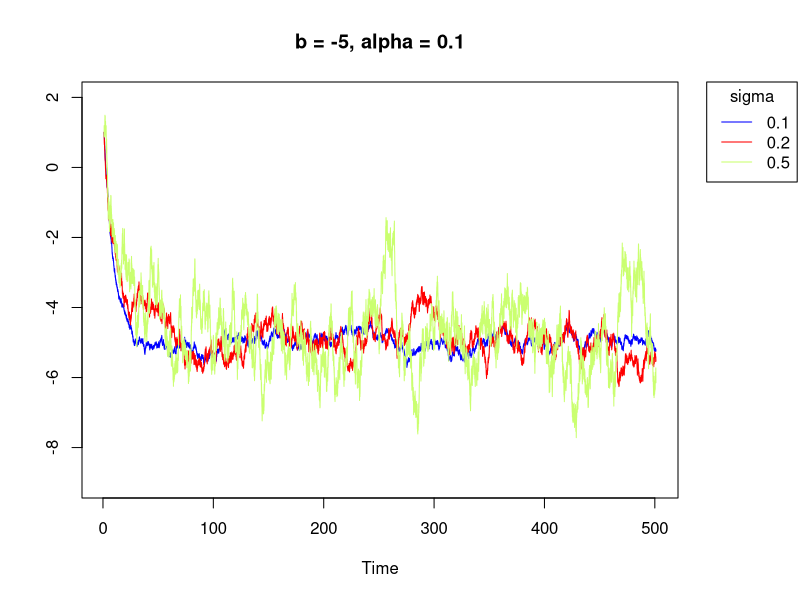
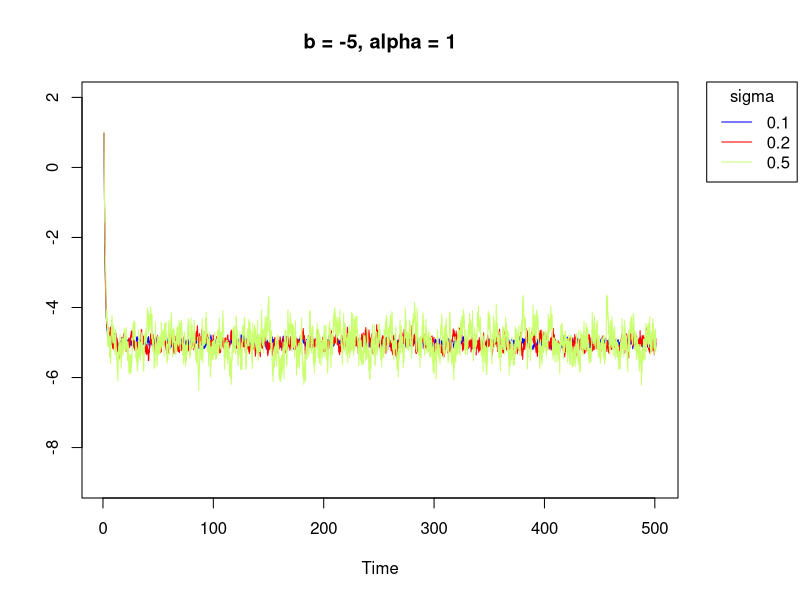
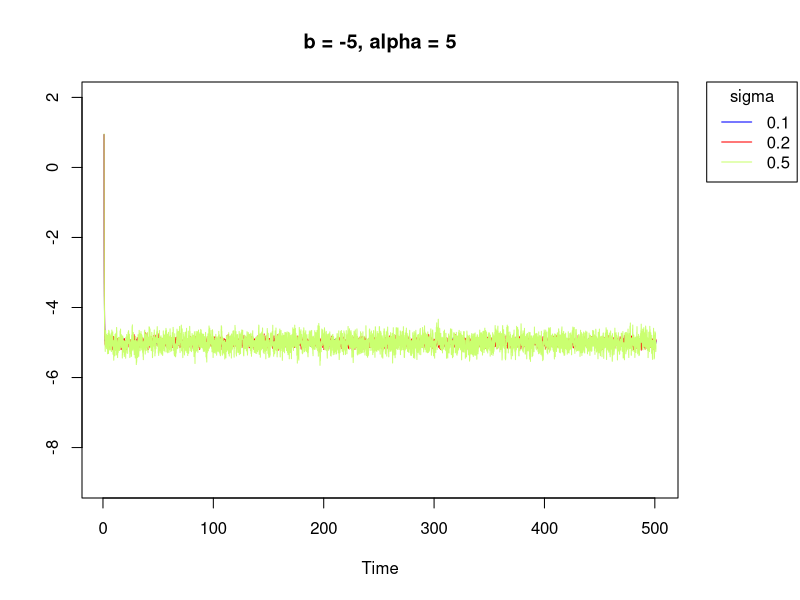
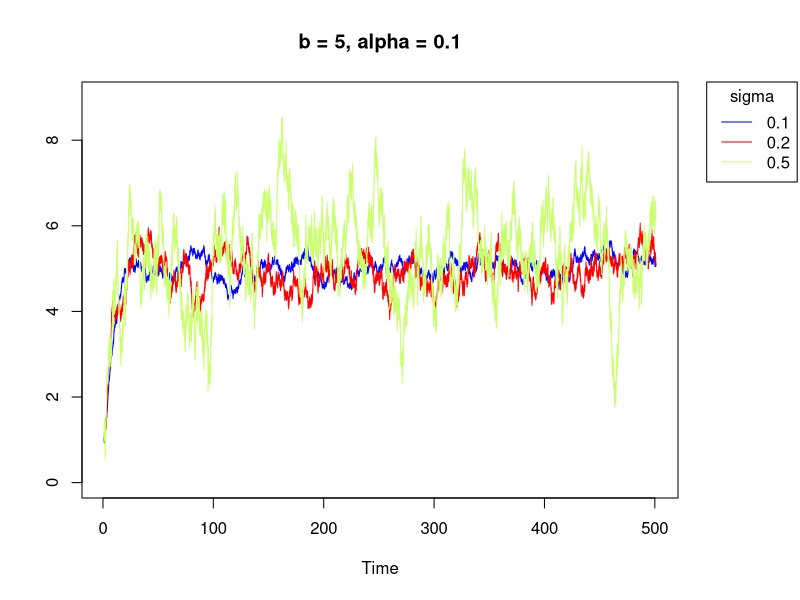
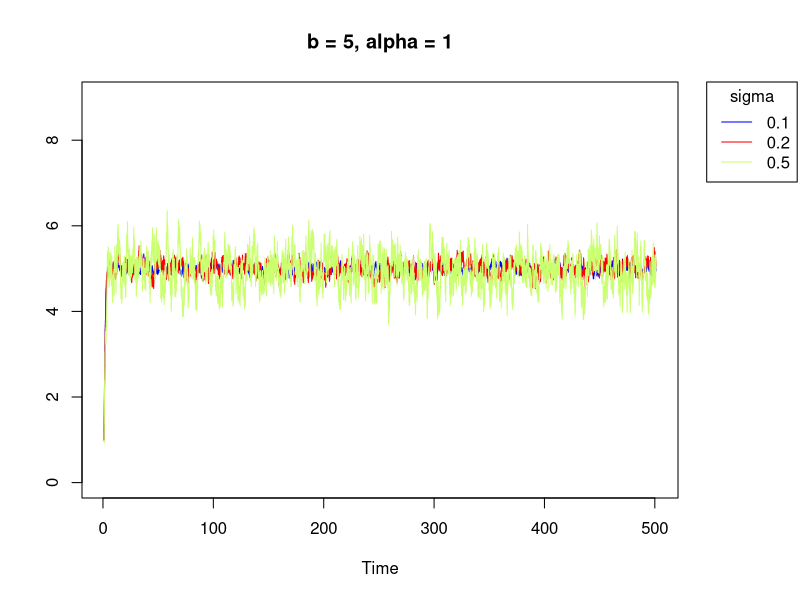
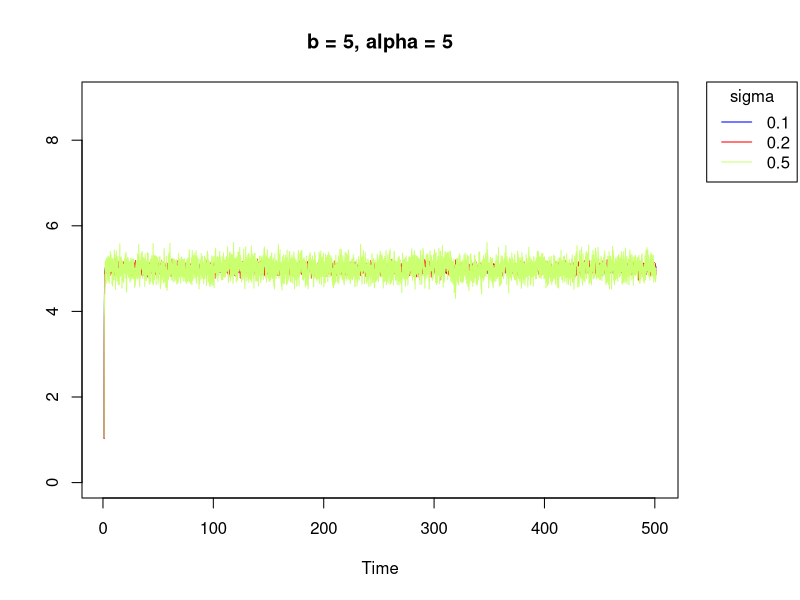
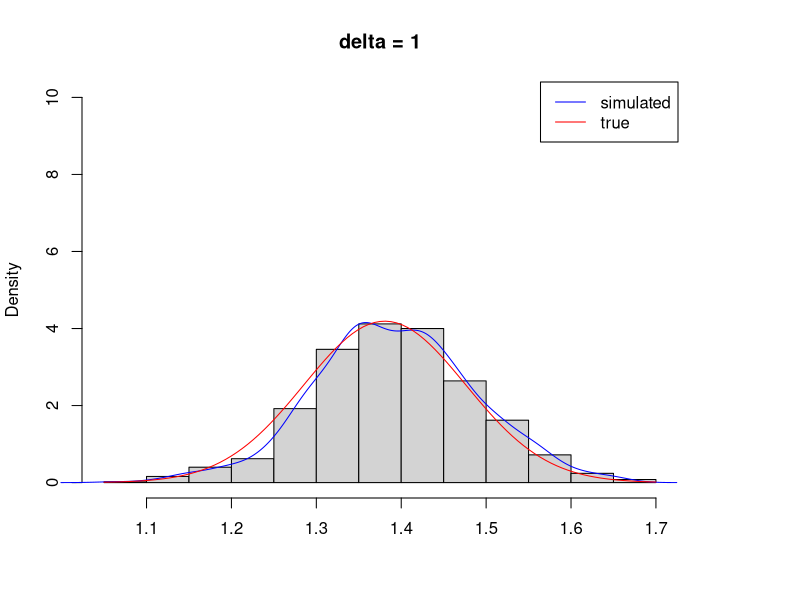
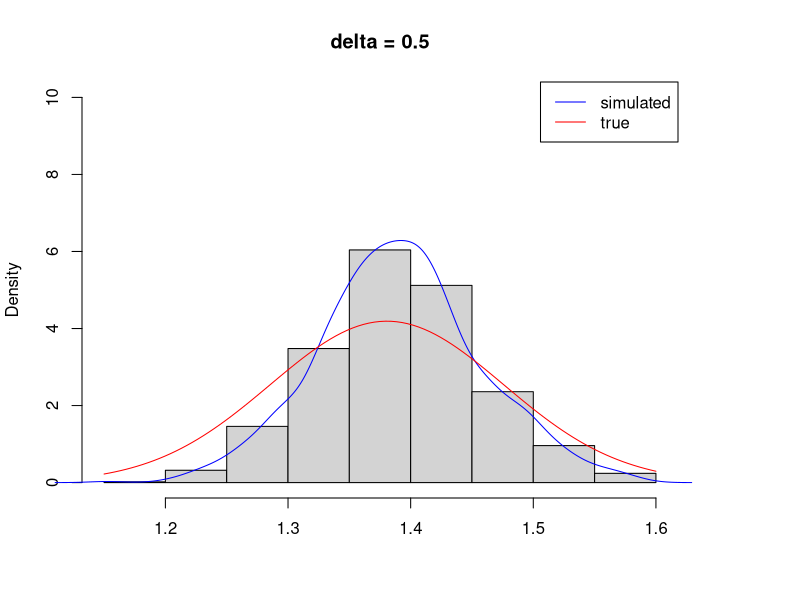

These figures' R source, in order:
## ---- chunk 1
rand.walk <- function(alpha, sigma, b, r0, time, delta) {
  r <- vector()
  t <- 0
  int <- 1
  while (t <= time) {
    z <- rnorm(1)
    r1 <- exp(-alpha * delta) *r0 + 
      b * (1 - exp(-alpha * delta)) + 
      sigma * sqrt(1 - exp(-2 * alpha * delta)) * z / sqrt(2 * alpha)
    r[int] <- r1
    r0 <- r1
    int <- int + 1
    t <- t + delta
  }
  return(r)
}
## ---- chunk 2
set.seed(2020)
alpha <- c(0.1, 1, 5)
sigma <- c(0.1, 0.2, 0.5)
b <- c(-5, 5)
r0 <- 1
time <- 500
delta <- 1/500
mat <- matrix(rep(NA, 3 * 250000), 3, 250000)
## ---- chunk 3
par(mar=c(5.1, 4.1, 4.1, 6.1), xpd=TRUE)
for (i in 1:3) {
  mat[i, ] <- rand.walk(0.1, sigma[i], -5, r0, time, delta)
}
plot(ts(mat[1, ], frequency=500),type='l', ylab = "", 
     main = "b = -5, alpha = 0.1", col = "blue", ylim = c(-9, 2))
lines(ts(mat[2, ], frequency=500), type='l', col="red") 
lines(ts(mat[3, ], frequency=500), type='l', col="darkolivegreen1")
legend("topright", inset=c(-0.2,0), legend=c('0.1', '0.2', '0.5'),
       lty=c(1,1,1), col=c("blue", "red", "darkolivegreen1"), title="sigma")

for (i in 1:3) {
  mat[i, ] <- rand.walk(1, sigma[i], -5, r0, time, delta)
}
plot(ts(mat[1, ], frequency=500),type='l', ylab = "", 
     main = "b = -5, alpha = 1", col = "blue", ylim = c(-9, 2))
lines(ts(mat[2, ], frequency=500), type='l', col="red") 
lines(ts(mat[3, ], frequency=500), type='l', col="darkolivegreen1")
legend("topright",  inset=c(-0.2,0), legend=c('0.1', '0.2', '0.5'),
       lty=c(1,1,1), col=c("blue", "red", "darkolivegreen1"), title="sigma")

for (i in 1:3) {
  mat[i, ] <- rand.walk(5, sigma[i], -5, r0, time, delta)
}
plot(ts(mat[1, ], frequency=500),type='l', ylab = "", 
     main = "b = -5, alpha = 5", col = "blue", ylim = c(-9, 2))
lines(ts(mat[2, ], frequency=500), type='l', col="red") 
lines(ts(mat[3, ], frequency=500), type='l', col="darkolivegreen1")
legend("topright", inset=c(-0.2,0), legend=c('0.1', '0.2', '0.5'),
       lty=c(1,1,1), col=c("blue", "red", "darkolivegreen1"), title="sigma")

for (i in 1:3) {
  mat[i, ] <- rand.walk(0.1, sigma[i], 5, r0, time, delta)
}
plot(ts(mat[1, ], frequency=500),type='l', ylab = "", 
     main = "b = 5, alpha = 0.1", col = "blue", ylim = c(0, 9))
lines(ts(mat[2, ], frequency=500), type='l', col="red") 
lines(ts(mat[3, ], frequency=500), type='l', col="darkolivegreen1")
legend("topright", inset=c(-0.2,0), legend=c('0.1', '0.2', '0.5'),
       lty=c(1,1,1), col=c("blue", "red", "darkolivegreen1"), title="sigma")

for (i in 1:3) {
  mat[i, ] <- rand.walk(1, sigma[i], 5, r0, time, delta)
}
plot(ts(mat[1, ], frequency=500),type='l', ylab = "", 
     main = "b = 5, alpha = 1", col = "blue", ylim = c(0, 9))
lines(ts(mat[2, ], frequency=500), type='l', col="red") 
lines(ts(mat[3, ], frequency=500), type='l', col="darkolivegreen1")
legend("topright", inset=c(-0.2,0), legend=c('0.1', '0.2', '0.5'),
       lty=c(1,1,1), col=c("blue", "red", "darkolivegreen1"), title="sigma")

for (i in 1:3) {
  mat[i, ] <- rand.walk(5, sigma[i], 5, r0, time, delta)
}
plot(ts(mat[1, ], frequency=500),type='l', ylab = "", 
     main = "b = 5, alpha = 5", col = "blue", ylim = c(0, 9))
lines(ts(mat[2, ], frequency=500), type='l', col="red") 
lines(ts(mat[3, ], frequency=500), type='l', col="darkolivegreen1")
legend("topright", inset=c(-0.2,0), legend=c('0.1', '0.2', '0.5'),
       lty=c(1,1,1), col=c("blue", "red", "darkolivegreen1"), title="sigma")
## ---- chunk 4
euler <- function(alpha, sigma, b, r0, delta) { 
  n <- 1/delta
  r <- vector()
  int <- 1
  for (i in 1:n) {
    r1 <- r0 + alpha * (b - r0) * delta +
      sigma * delta * rnorm(1) 
    r[int] <- r1
    r0 <- r1
    int <- int + 1
    }
  return(r) 
}

alpha <- 0.1
sigma <- 0.1
b <- 5
delta <- c(1, 0.5, 0.1, 0.01)
r0 <- 1
mu <- exp(-sigma * delta[1]) * r0 + b * (1 - exp(-alpha * delta[1])) 
sig <- sigma * sqrt((1 - exp(-2 * alpha * delta[1])) / (2 * alpha))

true <- function (x) {
  exp(-((x - mu)^2) /(2 * sig^2)) / sqrt(2 * pi * sig^2)
}

sim <- matrix(rep(NA, 4*100), 4, 1000)
for (i in 1:4) {
  for (j in 1:1000) {
    sim[i,j] <- euler(alpha, sigma, b, r0, delta[i])[1/delta[i]]
  }
}

hist(sim[1,], freq = F, xlab = '', main = 'delta = 1', ylim = c(0,10)) 
lines(density(sim[1,]), col = "blue", lwd = 1)
curve(true, add = T, col = "red")
legend('topright', legend = c("simulated","true"),
lty = c(1, 1), lwd = c(1, 1), col = c("blue", "red"))

hist(sim[2,], freq = F, xlab = '', main = 'delta = 0.5', ylim = c(0,10)) 
lines(density(sim[2,]), col = "blue", lwd = 1)
curve(true, add = T, col = "red")
legend('topright', legend = c("simulated","true"),
lty = c(1, 1), lwd = c(1, 1), col = c("blue", "red"))

hist(sim[3,], freq = F, xlab = '', main = 'delta = 0.1', ylim = c(0,15)) 
lines(density(sim[3,]), col = "blue", lwd = 1)
curve(true, add = T, col = "red")
legend('topright', legend = c("simulated","true"),
lty = c(1, 1), lwd = c(1, 1), col = c("blue", "red"))

hist(sim[4,], freq = F, xlab = '', main = 'delta = 0.01', ylim = c(0,50)) 
lines(density(sim[4,]), col = "blue", lwd = 1)
curve(true, add = T, col = "red")
legend('topright', legend = c("simulated","true"),
lty = c(1, 1), lwd = c(1, 1), col = c("blue", "red"))

